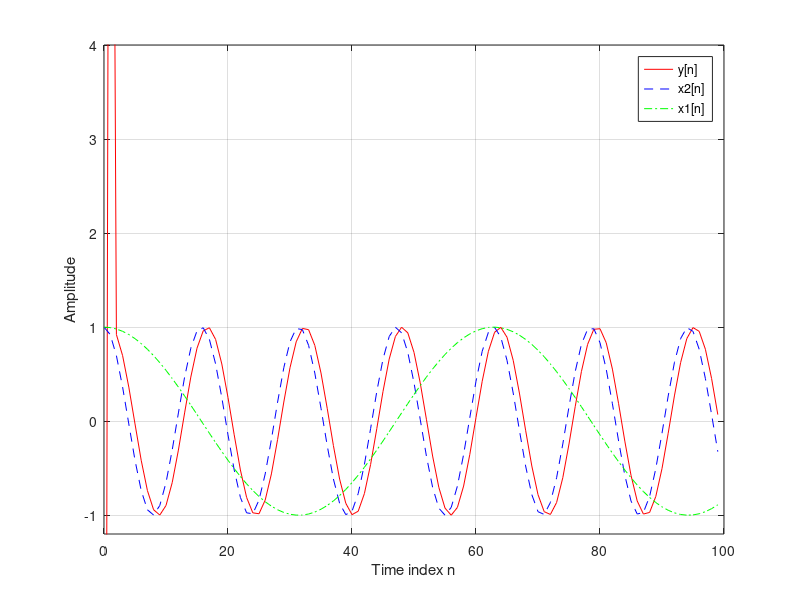

The MATLAB source for this figure:
% Program 3_3
% Set up the filter coefficients
b = [-6.76195 13.456335 -6.76195];
%  Set initial conditions to zero values
zi = [0 0];
% Generate the two sinusoidal sequences
n = 0:99;
x1 = cos(0.1*n);
x2 = cos(0.4*n);
%  Generate the filter output sequence
y = filter(b, 1, x1+x2, zi);
% Plot the input and the output sequences
plot(n,y,'r-',n,x2,'b--',n,x1,'g-.');grid
axis([0 100 -1.2 4]);
ylabel('Amplitude'); xlabel('Time index n');
legend('y[n]','x2[n]','x1[n]')